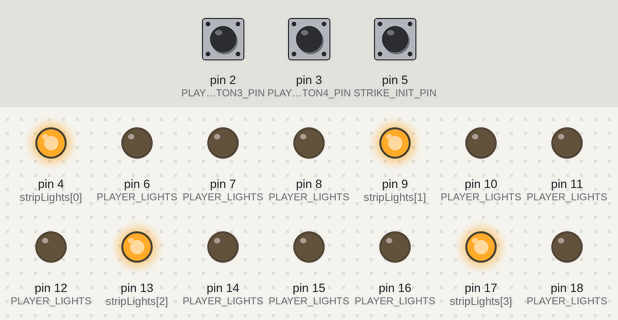
A sketch run on a simulated Arduino Uno, built with avr-gcc and run on an emulated ATmega328P. Shown: output pins drawn as LEDs (lit = HIGH). Dashed ring = blinking. Inputs (shaded band) come from the test bench; at power-on: pin 5 (STRIKE_INIT_PIN) HIGH, pin 2 (PLAYER_BUTTON3_PIN) HIGH, pin 3 (PLAYER_BUTTON4_PIN) HIGH. What the sketch prints to the serial monitor is not drawn.

Above: at 1.2 s.
1.3 s: pin 5 (STRIKE_INIT_PIN) pulled LOW for 0.15 s
At 1.59 s:
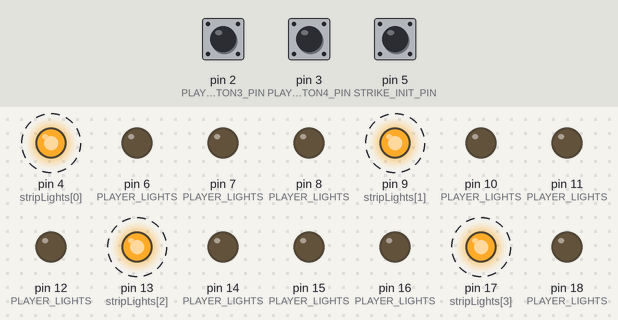
4.3 s: pin 2 (PLAYER_BUTTON3_PIN) pulled LOW for 0.15 s
At 5.4 s:
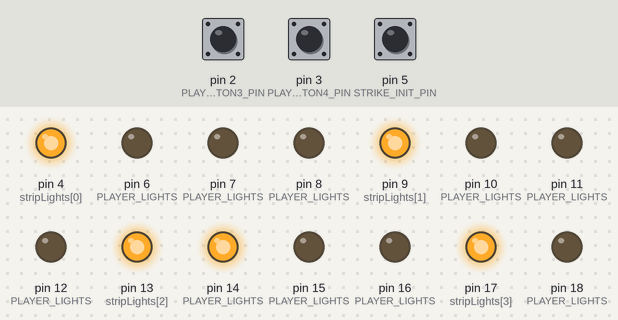
5.9 s: pin 5 (STRIKE_INIT_PIN) pulled LOW for 1 s
At 6.19 s:
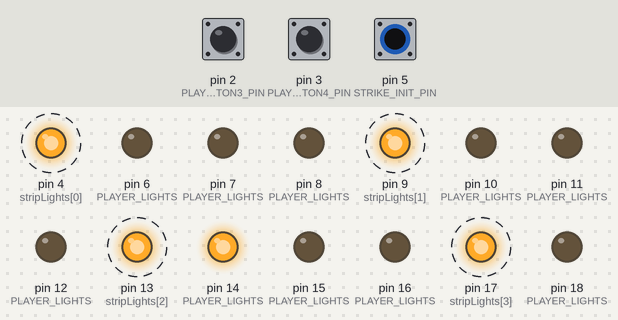
8.9 s: pin 3 (PLAYER_BUTTON4_PIN) pulled LOW for 0.15 s
At 10.1 s:
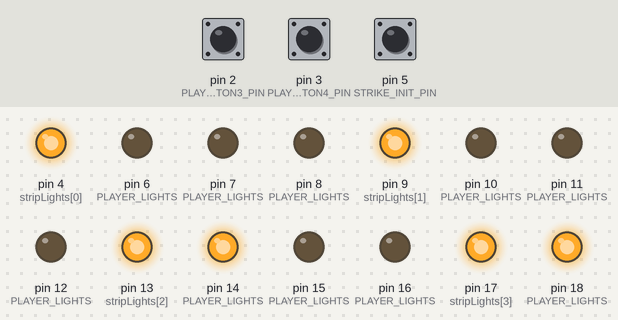
10.5 s: pin 5 (STRIKE_INIT_PIN) pulled LOW for 0.15 s
At 10.79 s:
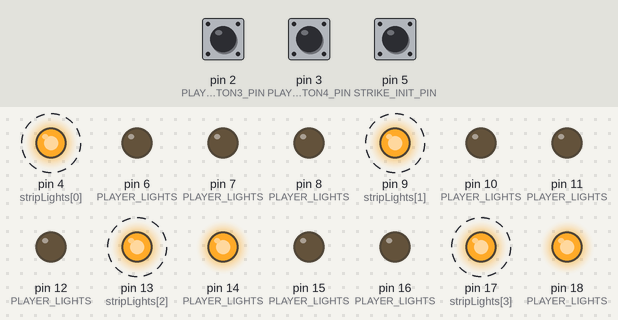
13.5 s: pin 2 (PLAYER_BUTTON3_PIN) pulled LOW for 1 s
At 14.8 s:
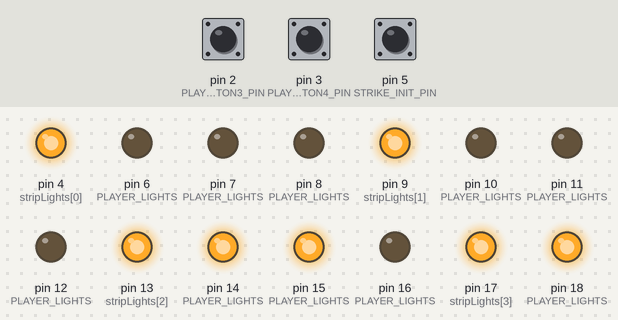
Timing chart, 0 to 16.5 s (numbered marks = the images above; inputs shaded):
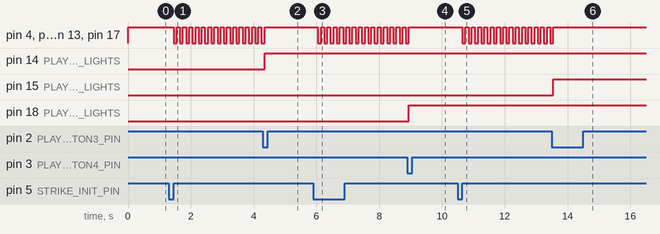

The sketch:

judgetowerstrike3.ino
```cpp
#include <ezButton.h>

#define STRIKE_INIT_PIN 5
#define PLAYER_BUTTON1_PIN 0
#define PLAYER_BUTTON2_PIN 1
#define PLAYER_BUTTON3_PIN 2
#define PLAYER_BUTTON4_PIN 3

const int stripLights[4] = {4, 9, 13, 17};

// Define player lights pins (3 strikes per player)
const int PLAYER_LIGHTS[4][3] = {
  {6, 7, 8},     // playerButton1
  {10, 11, 12},  // playerButton2
  {14, 15, 16},  // playerButton3
  {18, 19, 20}   //playerButton4
};

ezButton strikeInit(STRIKE_INIT_PIN);
ezButton playerButtons[4] = {ezButton(PLAYER_BUTTON1_PIN), ezButton(PLAYER_BUTTON2_PIN), ezButton(PLAYER_BUTTON3_PIN), ezButton(PLAYER_BUTTON4_PIN)};

bool gameActive = false;
int lightsOn[4] = {0, 0, 0, 0};
int ledState = LOW;
unsigned long previousMillis = 0;
unsigned long currentMillis;
const long interval = 100;

void setup() {
  Serial.begin(9600);
  strikeInit.setDebounceTime(50);

  for (int i = 0; i < 4; i++) {
    playerButtons[i].setDebounceTime(50);
  }

  for (int i = 0; i < 4; i++) {
    for (int j = 0; j < 3; j++) {
      pinMode(PLAYER_LIGHTS[i][j], OUTPUT);
      digitalWrite(PLAYER_LIGHTS[i][j], LOW);
    }
    pinMode(stripLights[i], OUTPUT);
    digitalWrite(stripLights[i], HIGH);
  }
}

void loop() {
  strikeInit.loop();

  for (int i = 0; i < 4; i++) {
    playerButtons[i].loop();
  }

  //strikeInit button press
  if (strikeInit.isPressed()) {
    if (gameActive){
      for (int i = 0; i < 4; i++) {
        // enable all next lights for each player in case theyre still off from blink
          if (lightsOn[i] < 3) {
            digitalWrite(stripLights[i], HIGH);
          }else{
            digitalWrite(stripLights[i], LOW);
          }
      }
    }
    gameActive = !gameActive;
    Serial.print("Strike incoming... ");
  }


  if (gameActive) {
    currentMillis = millis();
    if (currentMillis - previousMillis >= interval) {
      if (ledState == LOW) {
        ledState = HIGH;
      } else {
        ledState = LOW;
      }
      previousMillis = currentMillis;

      for (int i = 0; i < 4; i++) {
        if (lightsOn[i] < 3) {

          // Blink all next lights for each player
          digitalWrite(stripLights[i], ledState);
        }
      }
    }
    for (int i = 0; i < 4; i++) {
      if (playerButtons[i].isPressed() && lightsOn[i] < 3) {
        for (int j = 0; j < 4; j++) {
          // enable all next lights for each player in case theyre still off from blink
          if (lightsOn[j] < 3) {
            digitalWrite(stripLights[j], HIGH);
          }else{
            digitalWrite(stripLights[j], LOW);
          }
        }

        digitalWrite(PLAYER_LIGHTS[i][lightsOn[i]], HIGH);
        lightsOn[i]++;
        Serial.print("Player ");
        Serial.print(i + 1);
        Serial.print(" has ");
        Serial.print(lightsOn[i]);
        Serial.println(" strikes");

        // Check if player is dead
        if (lightsOn[i] == 3) {
          Serial.print("Player ");
          Serial.print(i + 1);
          Serial.println(" is a bad judge!");
          digitalWrite(stripLights[i], LOW);
        }

        gameActive = false;
        break;
      }
    }
  }
}
```

Measured:
- after the input at 1.3 s, pin 4 (stripLights[0]), pin 9 (stripLights[1]), pin 13 (stripLights[2]), pin 17 (stripLights[3]): alternates HIGH for 0.10 s and LOW for 0.10 s, starting after 0.15 s
- after the input at 4.3 s, pin 4 (stripLights[0]), pin 9 (stripLights[1]), pin 13 (stripLights[2]), pin 17 (stripLights[3]): goes on until 4.4 s, then stays HIGH; pin 14 (PLAYER_LIGHTS): LOW → HIGH after 0.05 s
- after the input at 5.9 s, pin 4 (stripLights[0]), pin 9 (stripLights[1]), pin 13 (stripLights[2]), pin 17 (stripLights[3]): alternates HIGH for 0.10 s and LOW for 0.10 s, starting after 0.15 s
- after the input at 8.9 s, pin 4 (stripLights[0]), pin 9 (stripLights[1]), pin 13 (stripLights[2]), pin 17 (stripLights[3]): goes on until 9.0 s, then stays HIGH; pin 18 (PLAYER_LIGHTS): LOW → HIGH after 0.05 s
- after the input at 10.5 s, pin 4 (stripLights[0]), pin 9 (stripLights[1]), pin 13 (stripLights[2]), pin 17 (stripLights[3]): alternates HIGH for 0.10 s and LOW for 0.10 s, starting after 0.15 s
- after the input at 13.5 s, pin 4 (stripLights[0]), pin 9 (stripLights[1]), pin 13 (stripLights[2]), pin 17 (stripLights[3]): goes on until 13.5 s, then stays HIGH; pin 15 (PLAYER_LIGHTS): LOW → HIGH after 0.05 s
